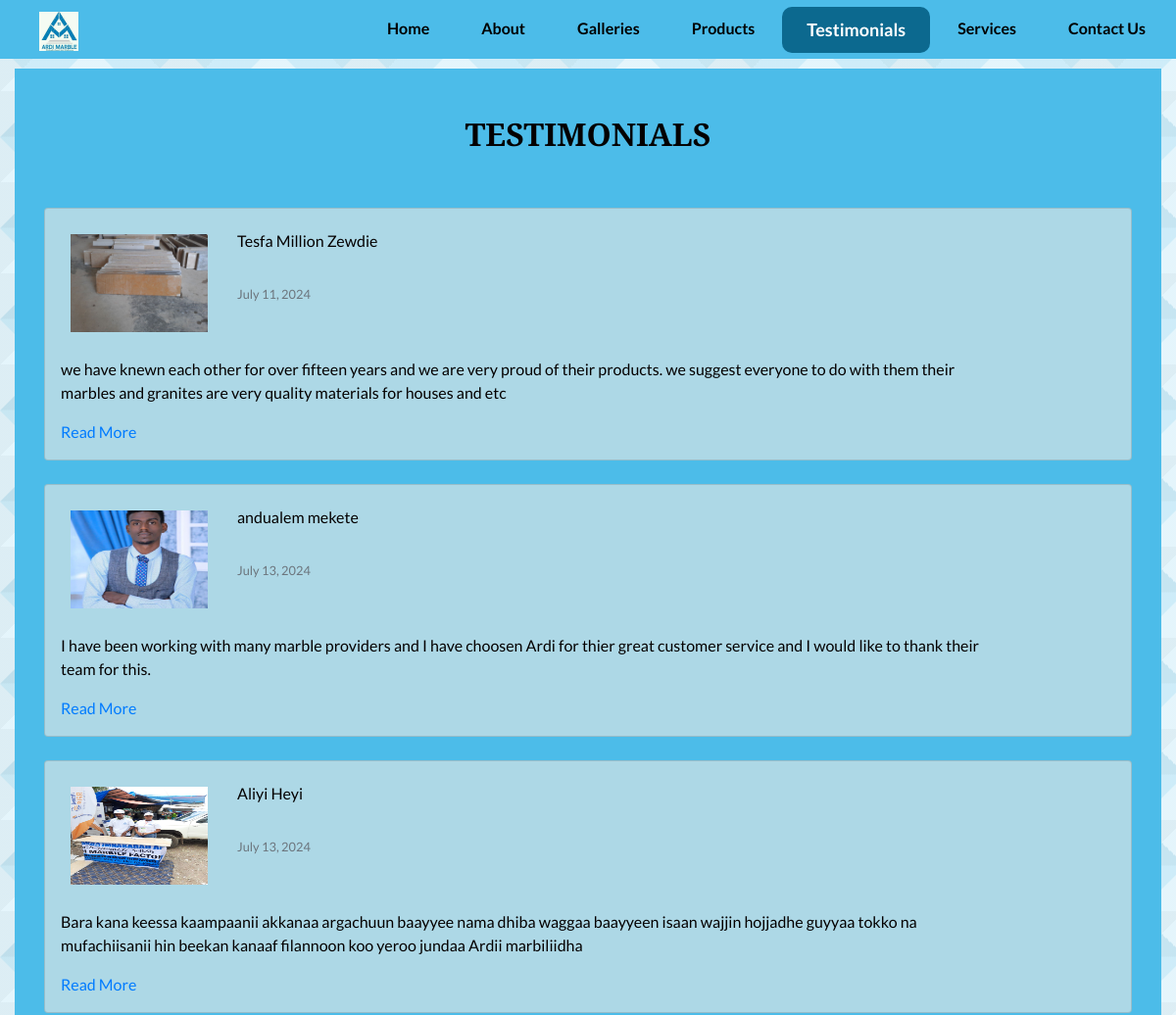
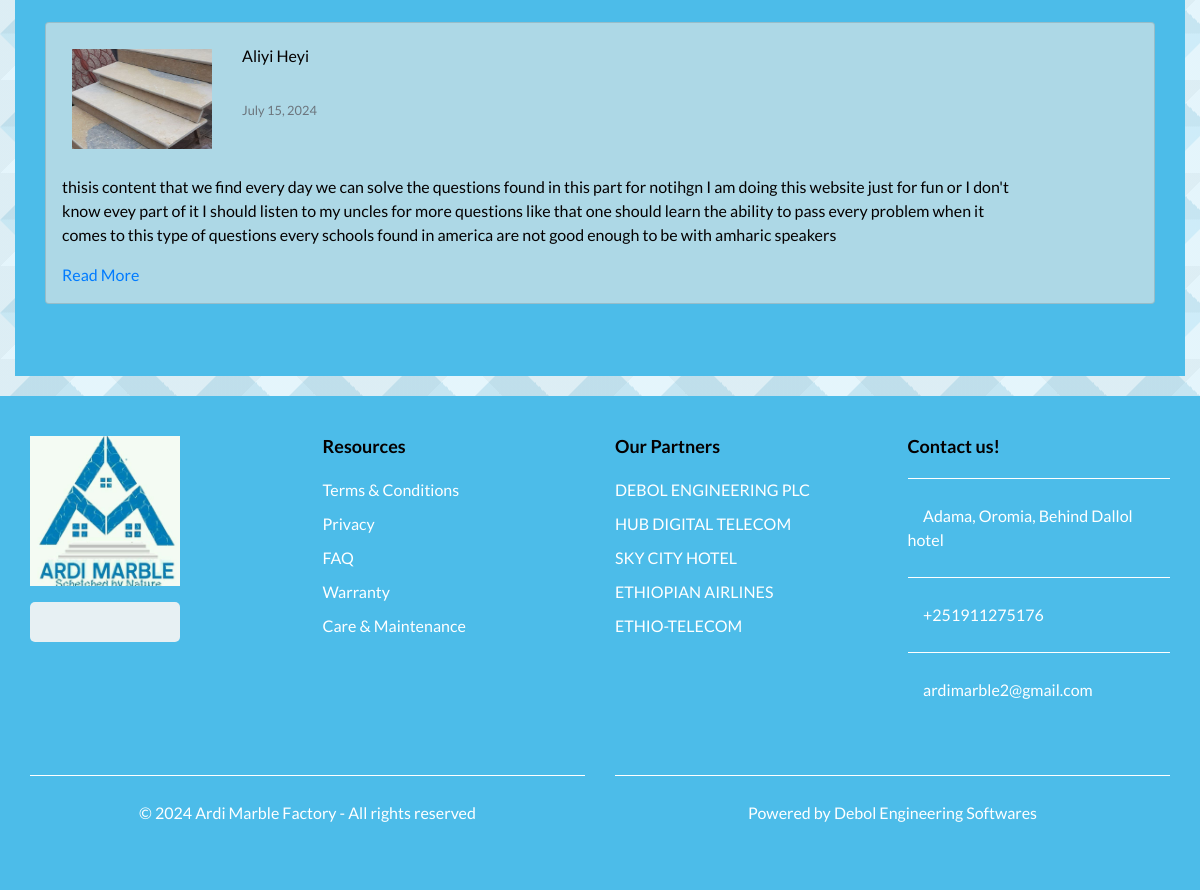
Page /testimonial/ on the committed database (2 pictures, top to bottom).
### ardi/models.py (models this page shows, shortened)
class Testimonial(models.Model):
    name = models.CharField(max_length=100)
    content = models.TextField()
    date = models.DateTimeField(default=datetime.now)
    image = models.ImageField(upload_to='testimonial_images/', null=True, blank=True)

### ardi/views.py (the view)
# urls.py: path('testimonial/', Testimonials.as_view(), name='testimonials'),
class Testimonials(View):
    def get(self, request):
        testimonials = Testimonial.objects.all().order_by('id')
        return render(request, 'front/testimonial.html', {'testimonials':testimonials} )

### templates/front/testimonial.html (shortened to what this page needs)
{% extends "front/base.html" %}
{% block content %}
{% include 'front/testimonial_content.html' %}
{% endblock %}

### templates/front/testimonial_content.html (shortened to what this page needs)
{% load static %}
<section class="testimonial_section py-5">
    <div class="container">
        <div class="heading_container text-center mb-5" style="align-items: center;">
            <h2>Testimonials</h2>
        </div>
        <div class="row justify-content-center">
            {% for testimonial in testimonials %}
            <div class="col-12 col-md-12 mb-4">
                <div class="card p-3" style="background-color: lightblue;">
                    <div class="testimonial d-flex align-items-center">
                        <div class="img-box me-3" style="margin-right: 20px;">
                            {% if testimonial.image %}
                                <img src="{{ testimonial.image.url }}" alt="{{ testimonial.name }}" class="img-fluid round-circle " style="width: 160px; height: 120px;  padding: 10px;">
                            {% else %}
                                <img src="{% static 'images/default_testimonial.jpg' %}" alt="{{ testimonial.name }}" class="img-fluid" style="width: 180px; height: 120px; ">
                            {% endif %}
                        </div>
                        <div class="client_detail flex-grow-1">
                            <div class="client_info mb-2">
                                <h6 class="mb-1">{{ testimonial.name }}</h6>
                                <div class="stars mb-1 text-warning">
                                    <i class="fa fa-star" aria-hidden="true"></i>
                                    <i class="fa fa-star" aria-hidden="true"></i>
                                    <i class="fa fa-star" aria-hidden="true"></i>
                                    <i class="fa fa-star" aria-hidden="true"></i>
                                    <i class="fa fa-star" aria-hidden="true"></i>
                                </div>
                                <small class="text-muted">{{ testimonial.date|date:"F j, Y" }}</small>
                            </div>
                            <i class="fa fa-quote-left fa-lg text-primary"></i>
                        </div>
                    </div>
                    <div class="client_text mt-3">
                        <p class="testimonial-content" style="width: 90%;">{{ testimonial.content }}</p>
                        <a href="javascript:void(0);" class="read-more">Read More</a>
                    </div>
                </div>
            </div>
            {% endfor %}
        </div>
    </div>
</section>

### static/css/style.css (style rules this page uses)
body { font-family: 'Lato', sans-serif; color: #040000; }
.heading_container { display: -webkit-box; display: -ms-flexbox; display: flex; -webkit-box-orient: vertical; -webkit-box-direction: normal; -ms-flex-direction: column; flex-direction: column; -webkit-box-align: start; -ms-flex-align: start; align-items: flex-start; }
.heading_container h2 { font-weight: bold; display: -webkit-box; display: -ms-flexbox; display: flex; -webkit-box-align: center; -ms-flex-align: center; align-items: center; text-transform: uppercase; font-family: 'Merriweather Sans', sans-serif; }
h1, h2 { font-family: 'Merriweather Sans', sans-serif; }
a, a:hover, a:focus { text-decoration: none; }
.heading_container { margin-bottom: 30px; }

### static/css/responsive.css (style rules this page uses)
@media (min-width: 1200px) { .container { max-width: 1170px; } }

### static/css/gallery.css (style rules this page uses)
.heading_container { margin-bottom: 30px; }

### rows in the picture
Testimonial: image (picture), name "Tesfa Million Zewdie", date "July 11, 2024", content "we have knewn each other for over fifteen years and we are very proud of their products. we suggest everyone to do with them their marbles and granites are very quality materials for houses and etc"
Testimonial: image (picture), name "andualem mekete", date "July 13, 2024", content "I have been working with many marble providers and I have choosen Ardi for thier great customer service and I would like to thank their team for this."
Testimonial: image (picture), name "Aliyi Heyi", date "July 13, 2024", content "Bara kana keessa kaampaanii akkanaa argachuun baayyee nama dhiba waggaa baayyeen isaan wajjin hojjadhe guyyaa tokko na mufachiisanii hin beekan kanaaf filannoon koo yeroo jundaa Ardii marbiliidha"
Testimonial: image (picture), name "Aliyi Heyi", date "July 15, 2024", content "thisis content that we find every day we can solve the questions found in this part for notihgn I am doing this website just for fun or I don't know evey part of it I should listen to my uncles for more questions like that one should learn the ability to pass every problem when it comes to this type of questions every schools found in america are not good enough to be with amharic speakers"
